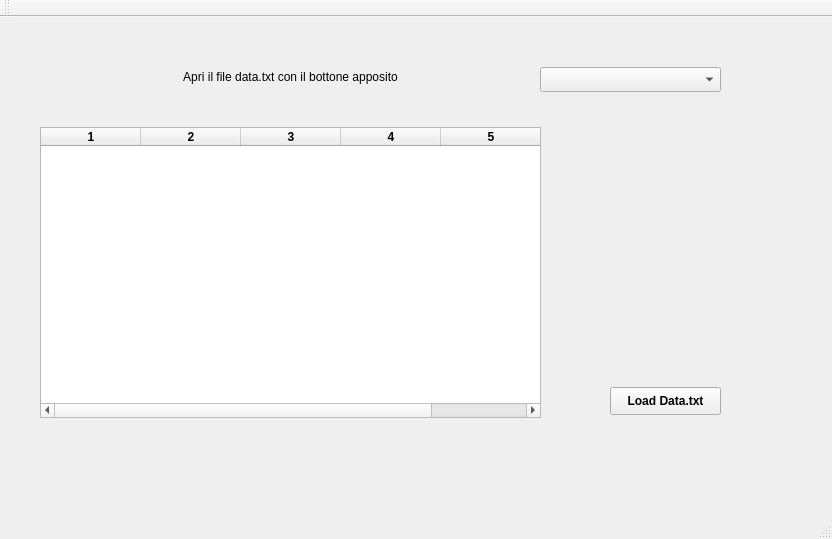
<?xml version="1.0" encoding="UTF-8"?>
<ui version="4.0">
 <class>MainWindow</class>
 <widget class="QMainWindow" name="MainWindow">
  <property name="geometry">
   <rect>
    <x>0</x>
    <y>0</y>
    <width>832</width>
    <height>539</height>
   </rect>
  </property>
  <property name="font">
   <font>
    <weight>75</weight>
    <bold>true</bold>
   </font>
  </property>
  <property name="windowTitle">
   <string>Progetto Regioni</string>
  </property>
  <widget class="QWidget" name="centralWidget">
   <widget class="QLabel" name="labRegion">
    <property name="geometry">
     <rect>
      <x>40</x>
      <y>50</y>
      <width>501</width>
      <height>20</height>
     </rect>
    </property>
    <property name="font">
     <font>
      <family>Cantarell</family>
      <weight>50</weight>
      <bold>false</bold>
     </font>
    </property>
    <property name="text">
     <string>Apri il file data.txt con il bottone apposito</string>
    </property>
    <property name="alignment">
     <set>Qt::AlignCenter</set>
    </property>
   </widget>
   <widget class="QTableWidget" name="tableRegion">
    <property name="geometry">
     <rect>
      <x>40</x>
      <y>110</y>
      <width>501</width>
      <height>291</height>
     </rect>
    </property>
    <property name="cornerButtonEnabled">
     <bool>true</bool>
    </property>
    <property name="columnCount">
     <number>5</number>
    </property>
    <column/>
    <column/>
    <column/>
    <column/>
    <column/>
   </widget>
   <widget class="QComboBox" name="cbRegion">
    <property name="geometry">
     <rect>
      <x>540</x>
      <y>50</y>
      <width>181</width>
      <height>25</height>
     </rect>
    </property>
    <property name="editable">
     <bool>false</bool>
    </property>
   </widget>
   <widget class="QPushButton" name="pbLoadData">
    <property name="geometry">
     <rect>
      <x>610</x>
      <y>370</y>
      <width>111</width>
      <height>28</height>
     </rect>
    </property>
    <property name="text">
     <string>Load Data.txt</string>
    </property>
   </widget>
  </widget>
  <widget class="QToolBar" name="mainToolBar">
   <attribute name="toolBarArea">
    <enum>TopToolBarArea</enum>
   </attribute>
   <attribute name="toolBarBreak">
    <bool>false</bool>
   </attribute>
  </widget>
  <widget class="QStatusBar" name="statusBar"/>
 </widget>
 <layoutdefault spacing="6" margin="11"/>
 <resources/>
 <connections/>
</ui>
